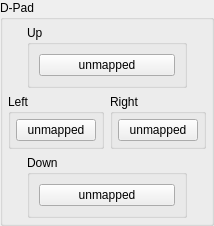
           <widget class="QGroupBox" name="gb_dpad">
            <property name="enabled">
             <bool>true</bool>
            </property>
            <property name="sizePolicy">
             <sizepolicy hsizetype="Preferred" vsizetype="Fixed">
              <horstretch>0</horstretch>
              <verstretch>0</verstretch>
             </sizepolicy>
            </property>
            <property name="maximumSize">
             <size>
              <width>16777215</width>
              <height>16777215</height>
             </size>
            </property>
            <property name="title">
             <string>D-Pad</string>
            </property>
            <layout class="QVBoxLayout" name="gb_dpad_layout">
             <property name="spacing">
              <number>6</number>
             </property>
             <property name="leftMargin">
              <number>5</number>
             </property>
             <property name="topMargin">
              <number>5</number>
             </property>
             <property name="rightMargin">
              <number>5</number>
             </property>
             <property name="bottomMargin">
              <number>5</number>
             </property>
             <item>
              <widget class="QWidget" name="dpad_up" native="true">
               <layout class="QHBoxLayout" name="dpad_up_layout">
                <property name="spacing">
                 <number>0</number>
                </property>
                <property name="leftMargin">
                 <number>0</number>
                </property>
                <property name="topMargin">
                 <number>0</number>
                </property>
                <property name="rightMargin">
                 <number>0</number>
                </property>
                <property name="bottomMargin">
                 <number>0</number>
                </property>
                <item>
                 <widget class="QGroupBox" name="gb_dpad_up">
                  <property name="minimumSize">
                   <size>
                    <width>160</width>
                    <height>0</height>
                   </size>
                  </property>
                  <property name="maximumSize">
                   <size>
                    <width>0</width>
                    <height>16777215</height>
                   </size>
                  </property>
                  <property name="title">
                   <string>Up</string>
                  </property>
                  <layout class="QHBoxLayout" name="horizontalLayout_4">
                   <item>
                    <widget class="QPushButton" name="DpadUpButton">
                     <property name="focusPolicy">
                      <enum>Qt::FocusPolicy::NoFocus</enum>
                     </property>
                     <property name="text">
                      <string>unmapped</string>
                     </property>
                    </widget>
                   </item>
                  </layout>
                 </widget>
                </item>
               </layout>
              </widget>
             </item>
             <item>
              <layout class="QHBoxLayout" name="layout_dpad_left_right">
               <item>
                <widget class="QGroupBox" name="gb_dpad_left">
                 <property name="title">
                  <string>Left</string>
                 </property>
                 <layout class="QVBoxLayout" name="gb_dpad_left_layout">
                  <property name="leftMargin">
                   <number>5</number>
                  </property>
                  <property name="topMargin">
                   <number>5</number>
                  </property>
                  <property name="rightMargin">
                   <number>5</number>
                  </property>
                  <property name="bottomMargin">
                   <number>5</number>
                  </property>
                  <item>
                   <widget class="QPushButton" name="DpadLeftButton">
                    <property name="focusPolicy">
                     <enum>Qt::FocusPolicy::NoFocus</enum>
                    </property>
                    <property name="text">
                     <string>unmapped</string>
                    </property>
                   </widget>
                  </item>
                 </layout>
                </widget>
               </item>
               <item>
                <widget class="QGroupBox" name="gb_dpad_right">
                 <property name="title">
                  <string>Right</string>
                 </property>
                 <layout class="QVBoxLayout" name="gb_dpad_right_layout">
                  <property name="leftMargin">
                   <number>5</number>
                  </property>
                  <property name="topMargin">
                   <number>5</number>
                  </property>
                  <property name="rightMargin">
                   <number>5</number>
                  </property>
                  <property name="bottomMargin">
                   <number>5</number>
                  </property>
                  <item>
                   <widget class="QPushButton" name="DpadRightButton">
                    <property name="focusPolicy">
                     <enum>Qt::FocusPolicy::NoFocus</enum>
                    </property>
                    <property name="text">
                     <string>unmapped</string>
                    </property>
                   </widget>
                  </item>
                 </layout>
                </widget>
               </item>
              </layout>
             </item>
             <item>
              <widget class="QWidget" name="dpad_down" native="true">
               <layout class="QHBoxLayout" name="dpad_down_layout">
                <property name="leftMargin">
                 <number>0</number>
                </property>
                <property name="topMargin">
                 <number>0</number>
                </property>
                <property name="rightMargin">
                 <number>0</number>
                </property>
                <property name="bottomMargin">
                 <number>0</number>
                </property>
                <item>
                 <widget class="QGroupBox" name="gb_dpad_down">
                  <property name="minimumSize">
                   <size>
                    <width>160</width>
                    <height>0</height>
                   </size>
                  </property>
                  <property name="maximumSize">
                   <size>
                    <width>124</width>
                    <height>16777215</height>
                   </size>
                  </property>
                  <property name="title">
                   <string>Down</string>
                  </property>
                  <layout class="QHBoxLayout" name="horizontalLayout_3">
                   <item>
                    <widget class="QPushButton" name="DpadDownButton">
                     <property name="focusPolicy">
                      <enum>Qt::FocusPolicy::NoFocus</enum>
                     </property>
                     <property name="text">
                      <string>unmapped</string>
                     </property>
                    </widget>
                   </item>
                  </layout>
                 </widget>
                </item>
               </layout>
              </widget>
             </item>
            </layout>
           </widget>
